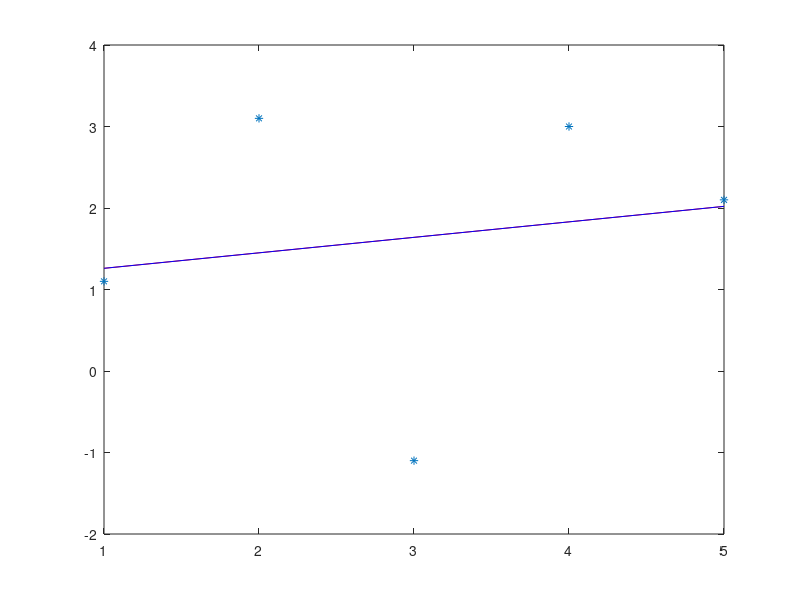

The MATLAB script that drew this image:
clc; clear all;
A=1.1
x=[1 2 3 4 5]
y=[A, A+2,-A, 3,A+1]
for j=0:1
    P(j+1,:)=x.^j;
end
Btilde=P*P';
b=P*y';
a=(Btilde\b)'
C=polyfit(x,y,1)
plot(x,y,'*',x,C(1).*x+C(2),'r',x,a(2).*x+a(1),'b')